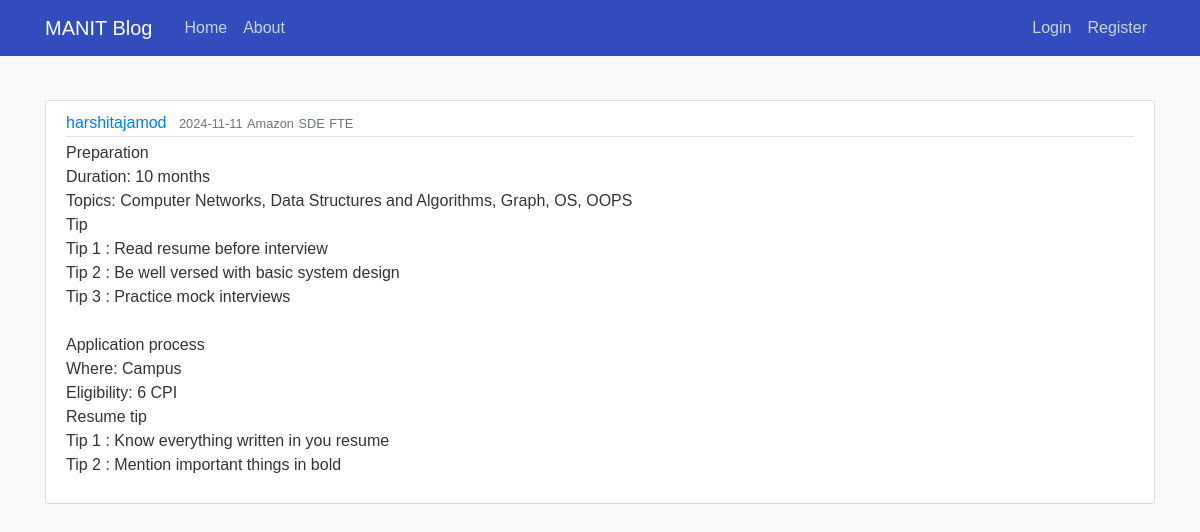
The page /post/5 on the database its author committed.
### flaskblog/models.py (models this page shows, shortened)
class User(db.Model, UserMixin):
    id = db.Column(db.Integer, primary_key=True)
    username = db.Column(db.String(20), unique=True, nullable=False)
    name = db.Column(db.String(100), nullable=False)
    email = db.Column(db.String(120), unique=True, nullable=False)
    image_file = db.Column(db.String(20), nullable=False, default='default.jpg')
    password = db.Column(db.String(40), nullable=False)
    posts = db.relationship('Post', backref='author', lazy=True)

class Post(db.Model):
    id = db.Column(db.Integer, primary_key=True)
    title = db.Column(db.String(100), nullable=False)
    branch = db.Column(db.String(100), nullable=False)
    verdict = db.Column(db.String(20), nullable=False)
    type = db.Column(db.String(100), nullable=False)
    interview_date = db.Column(db.String(20), nullable=True)
    date_posted = db.Column(db.DateTime, nullable=False, default=datetime.utcnow)
    content = db.Column(db.Text, nullable=False)
    role = db.Column(db.String(100), nullable=False)
    round = db.Column(db.String(100), nullable=False)
    user_id = db.Column(db.Integer, db.ForeignKey('user.id'), nullable=False)

### flaskblog/routes.py (the view)
@app.route("/post/<int:post_id>")
def post(post_id):
    post = Post.query.get_or_404(post_id)
    return render_template("post.html", title=post.title, post=post)

### flaskblog/routes.py (called while the page is built)
@app.context_processor
def base():
    form = SearchForm()
    return dict(form=form)

### flaskblog/templates/post.html (shortened to what this page needs)
{% extends "layout.html" %}
{% block content %}
        <article class="media content-section">
          <div class="media-body">
            <div class="article-metadata">
              <a class="mr-2" href="#">{{ post.author.username }}</a>
              <small class="text-muted">{{ post.date_posted.strftime('%Y-%m-%d') }}</small>
                <small class="text-muted">{{post.title}}</small>
                <small class="text-muted">{{post.role}}</small>
                <small class="text-muted">{{post.type}}</small>
            </div>
            <p class="article-content">{{ post.content }}</p>
          </div>
        </article>
{% endblock content %}

### flaskblog/static/main.css (style rules this page uses)
body { color: #333333; margin-top: 5rem; }
.content-section { background: #ffffff; padding: 10px 20px; border: 1px solid #dddddd; border-radius: 3px; margin-bottom: 20px; }
.article-content { white-space: pre-line; }
.article-metadata { padding-bottom: 1px; margin-bottom: 4px; border-bottom: 1px solid #e3e3e3 }
body { font-family: Arial, sans-serif; display: flex; justify-content: center; padding: 20px; background-color: #f9f9f9; }

### rows shown on the page
User: author.username "harshitajamod"
Post: date_posted "2024-11-11", title "Amazon", role "SDE", type "FTE", content "Preparation Duration: 10 months Topics: Computer Networks, Data Structures and Algorithms, Graph, OS, OOPS Tip Tip 1 : Read resume before interview Tip 2 : Be well versed with basic system design Tip 3 : Practice mock interviews Application process Where: Campus Eligibility: 6 CPI Resume tip Tip 1 : Know everything written in you resume Tip 2 : Mention important things in bold"
